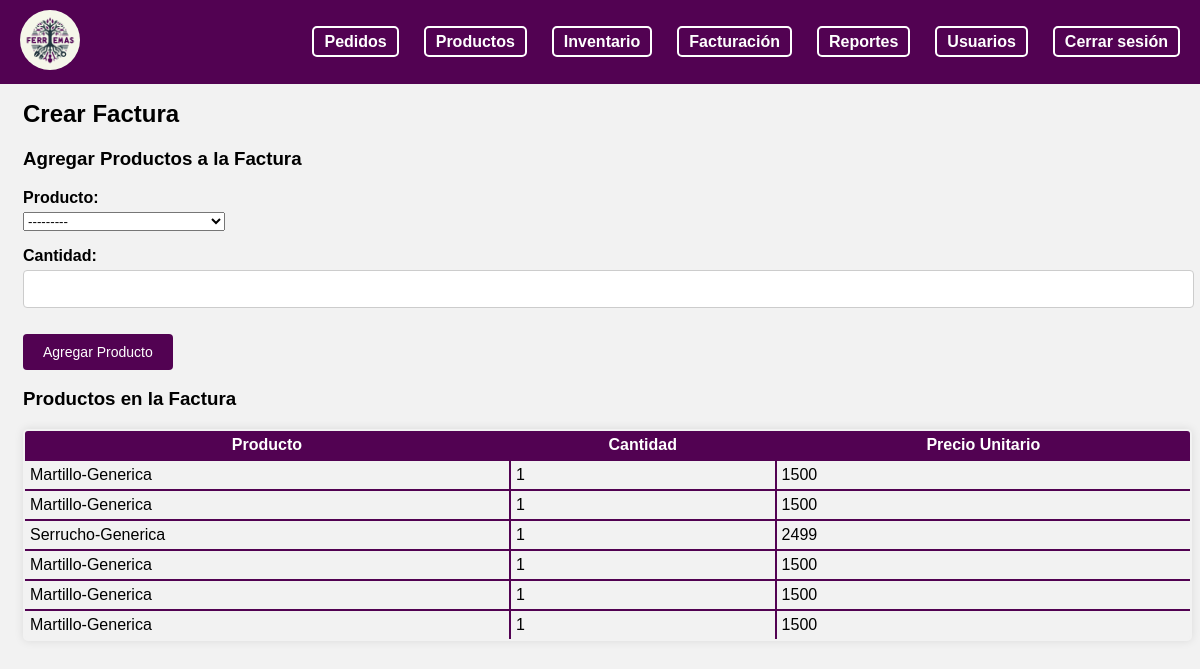
Page /agregar_a_factura/8/ on the committed database.
### myapp/models.py (models this page shows, shortened)
class FacturaItem(models.Model):
    factura = models.ForeignKey(Factura, on_delete=models.CASCADE, related_name='items')
    producto = models.ForeignKey(Inventario, on_delete=models.CASCADE)
    cantidad = models.PositiveIntegerField()
    precio = models.DecimalField(max_digits=10, decimal_places=2)

class Inventario(models.Model):
    prod_id = models.AutoField(primary_key=True)
    prod_nom = models.CharField(max_length=50)
    prod_marca = models.CharField(max_length=25)
    prod_prec= models.IntegerField()
    prod_img = models.ImageField(upload_to=path_and_rename, null=True, blank=True)
    catProd_nom = models.ForeignKey(CategoriaProducto, on_delete=models.CASCADE)
    inv_cantTotal = models.IntegerField(default=0)
    def __str__(self):
        return self.prod_nom + '-' + self.prod_marca

### myapp/views.py (the view)
# urls.py: path('agregar_a_factura/<int:fac_id>/', views.agregar_a_factura, name='agregar_a_factura'),
def agregar_a_factura(request, fac_id):
    factura = get_object_or_404(Factura, fac_id=fac_id)
    if request.method == 'POST':
        factura_item_form = FacturaItemForm(request.POST)
        if factura_item_form.is_valid():
            producto_id = factura_item_form.cleaned_data['producto'].prod_id
            cantidad = factura_item_form.cleaned_data['cantidad']
            producto = Inventario.objects.get(prod_id=producto_id)
            precio_total = producto.prod_prec * cantidad
            factura_item = FacturaItem.objects.create(
                factura=factura,
                producto=producto,
                cantidad=cantidad,
                precio=producto.prod_prec
            )
            factura.monto_total += precio_total
            factura.save()
            return redirect('agregar_a_factura', fac_id=fac_id)
    else:
        factura_item_form = FacturaItemForm()
    productos_factura = FacturaItem.objects.filter(factura=factura)
    context = {
        'factura': factura,
        'factura_item_form': factura_item_form,
        'productos_factura': productos_factura,
    }
    return render(request, 'empleado/admin/ediciones/agregar_a_factura.html', context)

### myapp/forms.py
class FacturaItemForm(forms.ModelForm):
    class Meta:
        model = FacturaItem
        fields = ['producto', 'cantidad']

### myapp/templates/empleado/admin/ediciones/agregar_a_factura.html (shortened to what this page needs)
{% load static %}
<!DOCTYPE html>
<html lang="en">
<head>
    <link rel="stylesheet" href="{% static 'styles/nav.css' %}" />
    <link rel="stylesheet" href="{% static '/styles/empleado/admin/adm_pedidos.css' %}" />
    <link rel="stylesheet" href="{% static 'styles/form.css' %}" />
</head>
<body>
    <header>
        <nav>
            <div class="navbar">
                <div class="logo">
                    <a href="/adm_home">
                        <img src="{% static 'logo/LogoFerremas.png' %}" alt="Logo" />
                    </a>
                </div>
                <div class="nav-items">
                    <ul>
                        <li><a href="/adm_pedidos" id="pedidos-link"> Pedidos</a></li>
                        <li><a href="/adm_productos" id="productos-link"> Productos</a></li>
                        <li><a href="/adm_inventario" id="inventario-link"> Inventario</a></li>
                        <li><a href="/adm_facturacion" id="facturacion-link"> Facturación</a></li>
                        <li><a href="#" id="reportes-link"> Reportes</a></li>
                        <li><a href="/adm_usuarios" id="usuarios-link"> Usuarios</a></li>
                        <li><a href="/"> Cerrar sesión</a></li>
                    </ul>
                </div>
            </div>
        </nav>
    </header>
    <div class="content" id="text1" style="margin-top: 100px; margin-left: 15px; font-family: Arial, sans-serif">
        <h2>Crear Factura</h2>
        <h3>Agregar Productos a la Factura</h3>
        <form method="POST" action="{% url 'agregar_a_factura' factura.fac_id %}">
            {{ factura_item_form.as_p }}
            <button type="submit">Agregar Producto</button>
        </form>
        <h3>Productos en la Factura</h3>
        <div class="table-container">
        <table class="table">
            <thead>
                <tr>
                    <th>Producto</th>
                    <th>Cantidad</th>
                    <th>Precio Unitario</th>
                </tr>
            </thead>
            <tbody>
                {% for item in productos_factura %}
                <tr>
                    <td>{{ item.producto }}</td>
                    <td>{{ item.cantidad }}</td>
                    <td>{{ item.producto.prod_prec }}</td>
                </tr>
                {% endfor %}
            </tbody>
        </table>
        </div>
    </div>
</body>
</html>

### myapp/static/styles/nav.css (style rules this page uses)
body { font-family: Arial, sans-serif; background-color: #f2f2f2; }
.navbar { position: fixed; top: 0; left: 0; width: 100%; background-color: rgb(82, 2, 82); font-family: "Arial", sans-serif; padding: 10px 20px; display: flex; justify-content: space-between; align-items: center; z-index: 1000; color: #fff; }
.logo img { width: 60px; border-radius: 50%; object-fit: cover; transition: transform 0.5s; }
.navbar .nav-items ul li a { color: white; text-decoration: none; font-size: 16px; padding: 5px 10px; border: 2px solid white; border-radius: 5px; transition: background-color 0.3s, color 0.3s; }
.nav-items ul { list-style: none; display: flex; padding-right: 15px; }
.nav-items ul li { margin-right: 25px; }
.nav-items a { text-decoration: none; color: #fff; font-weight: bold; }

### myapp/static/styles/empleado/admin/adm_pedidos.css (style rules this page uses)
.table { width: 100%; border-collapse: collapse; border: 2px solid rgb(82, 2, 82); border-radius: 5px; overflow: hidden; box-shadow: 0 0 10px rgba(0, 0, 0, 0.1); }
.table th, .table td { border: 2px solid rgb(82, 2, 82); padding: 5px; }
.table thead tr { background-color: rgb(82, 2, 82); color: #fff; }
.table tbody tr:nth-child(even) { background-color: #f2f2f2; }

### myapp/static/styles/form.css (style rules this page uses)
body { font-family: Arial, sans-serif; background-color: #f2f2f2; }
form label { display: block; margin-bottom: 5px; font-weight: bold; }
form input[type="text"], form input[type="number"], form textarea { width: calc(100% - 20px); padding: 10px; margin-bottom: 10px; border: 1px solid #ccc; border-radius: 4px; font-size: 14px; }
form button[type="submit"] { background-color: rgb(82, 2, 82); color: #fff; border: none; padding: 10px 20px; border-radius: 4px; cursor: pointer; font-size: 14px; transition: background-color 0.3s ease; }

### rows in the picture
FacturaItem: producto "Martillo-Generica", cantidad "1", producto.prod_prec "1500"
FacturaItem: producto "Martillo-Generica", cantidad "1", producto.prod_prec "1500"
FacturaItem: producto "Serrucho-Generica", cantidad "1", producto.prod_prec "2499"
FacturaItem: producto "Martillo-Generica", cantidad "1", producto.prod_prec "1500"
FacturaItem: producto "Martillo-Generica", cantidad "1", producto.prod_prec "1500"
FacturaItem: producto "Martillo-Generica", cantidad "1", producto.prod_prec "1500"
